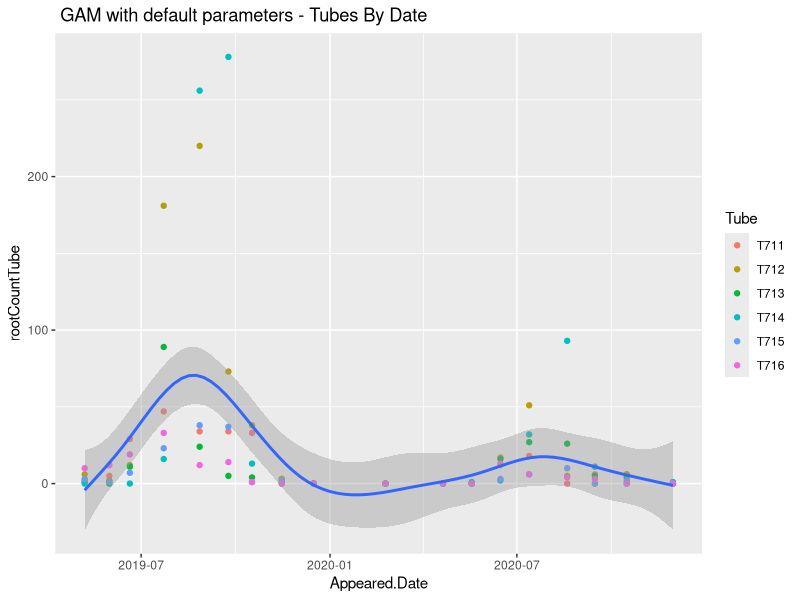
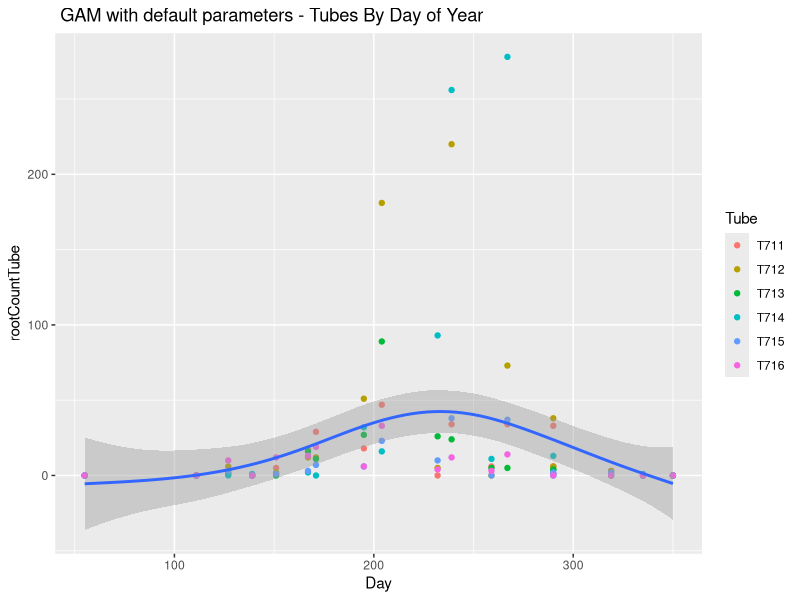
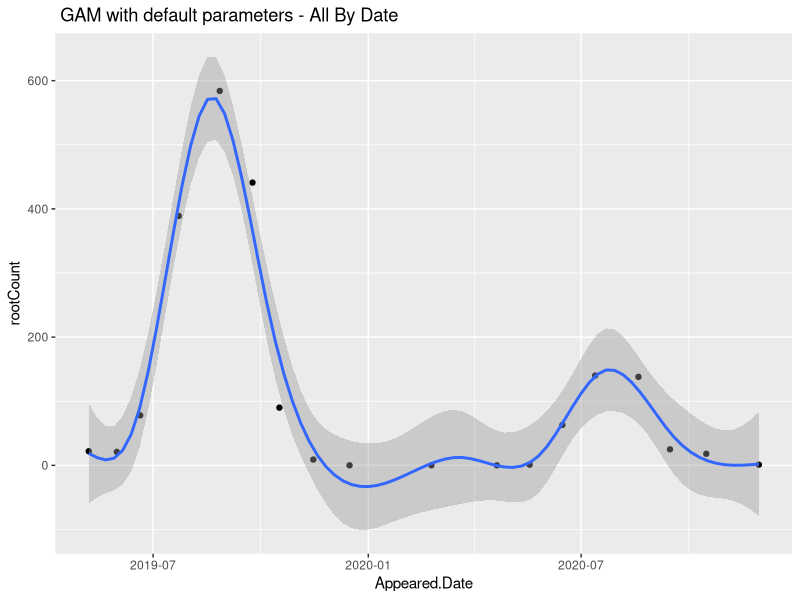
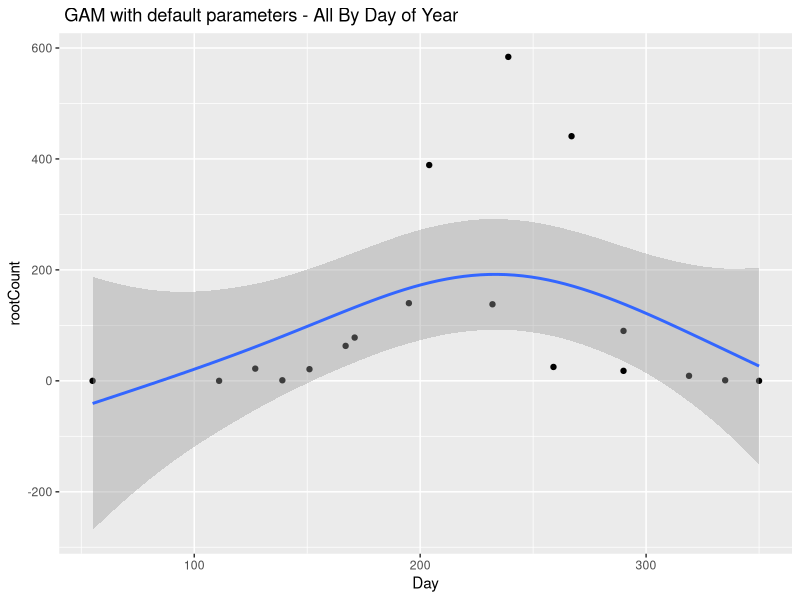

Reproduce these figures in R, in order.
#Script for Analysis of Root Growth 2019- 2020
# Goal explore GAM for modeling data
# Start:December 28, 2021
# Veta Bonnewell
# 2021-12-28:10-12am mostly R review - Morton time 1 hr -Set up project, start script review raw data types
# 2021-12-29  5-6:30 R review using Haley Wickam's online book- r4ds.had.co.nz  Morton 10pm -1 am read data, check values
# 2021-12-30  ?  review raw data with excel
# 2022-01-04  4:30-6:30
# 2022-01-05  7:00- 8:00   #code for finding RootID for same date, all instances of that Tube, RootID
# 2022-01-06  11:00-12:00  #code for finding RootID for same date in different windows for that date only
# 2022-01-13  11-3:00      #code to geom_smooth of New_RootsByDate, Window, Plots
#                            code to filter out data from observation 1
# 2022-01-20  10-1:30 Install git(remote repo), setup GitHub (origin repo), connect 
#               include setup commend in comments below for parts that may need to do when setup Windows PC
#               2-4  edit script
#                ? cannot commit, find email from github security violation PAT in comment        
#               10-1:30 email, script edit - remove PAT, compare span for Tube Residual Standard Error
#2022-01-26   3 pm - 5pm Review input parameters and output values from optim() for loess() and add comments
#                 optim() did not return an optimal value, for minimizing SSE
#                 plot with  span values 0.1-1.0 for loess() and confirm Residual Standard Error increases with span.
#2022-01-26   12-2pm try to create function for plots, long time n find how to print/write
#                 Add titles to plots, correct plot filename, title, order in docx, 
#                 review loess pages, conclude not useful for stats
#              (2 hrs my time) all bookmarks on desktop in separate docx
#              11pm-12 pm update google docs and email Luke
#2022-02-02    2 hrs listen to Gavin course and take notes ( not recorded as vol hours)
#               6-7pm  source for RootID check, not needed for analysis
#                8:30 -    remove all curves with loess plots and analysis to separate file.
#ToDo: Noam/Gavin courses for next step? or Fridley?
#  Add gam plot default function and use for gam plots
#  Commit
#  Add arg for varying gam plots to plotting function?
#

### Open issues for VB
###
###2022-01-13
###  1. Ask Luke about why no Jan again?
###
###  2. Ask Newton about RootID scheme, branches receive new id?
###      Use excel filter to examine number of entries for a root and values for all vars:
### 3. RootID+WindowId+Tube are unique,
###      i.e same Multiple RootID on same date in multiple windows does not mean same root
###     If root extends from one window to another will be counted as 2 roots
###        
###  3. Units: mm or mm*10??  
###
###  4. When plot TubeIDs by Window see 2 bands in some windows, branches? Not important just curious

###2022-01-20
###  1. Use git so can frequently save annotated intermediate code, IDE to see
###  2. Google docs can save version, less granular?
###  3. Should not compare Residual Standard Errors from different datasets
###      i.e only for different models on same data set
### End issues for VB
##
######Start Git/github setup
#### Future: Windows only
#library(installR)
#updateR()  # checks if current is latest, if not asks if want to update
#
#install.packages(usethis)
#library(usethis)
#use_git_config (user.name = "Veta Bonnewell", user.email = "vbonnewell@yahoo.com")
# in terminal, check results
#git config --global --list
#
# help on setting up default editor for git
#VB skip for now
# https://swcarpentry.github.io/git-novice/02-setup/
#usethis::git_default_branch_configure()
#
#  Get Personal Access Token for Rstudio to access GitHub repository
#  usethis::create_github_token()
#    Copy token  (send email to gmail with token to save)
#   gitcreds::gitcreds_set()
#   Paste token
#  On windows install/setup git, connect Rstudio, clone repository to PC
######End Git/github setup


library(tidyverse)
library(readr)
library(ggplot2)
counts_roots_data  <- read_csv("Data/QUBI-E_counts.csv", na=c("NA", "-", NA))# Converts "NA", "-" to NAs
#summary(counts_roots_data)
head(counts_roots_data)
#spec(counts_roots_data)

raw_roots_data  <- read_csv("Data/QUBI-E_raw.csv", na=c("NA", "-", NA),
                            col_types= cols(
                              Plot= col_character(),
                              Tube = col_character(),  
                              Window = col_factor( ordered=TRUE, include_na = TRUE), # "1" "2" "3" "4"
                              RootID = col_double(),      # 235 roots do not have RootID or data, i.e. NA, 
                              Appeared = col_double(),    # Observation number
                              Appeared.Date = col_date(), # "yyyy-mm-dd"
                              Died = col_double(),        # Observation number
                              Died.Date  = col_date(),    # "yyyy-mm-dd"
                              Initial.Status = col_factor(include_na = TRUE), #"LIVING"     "EMTIPS"     "NOROOTS"    "RHIZOMORPH"
                              Final.Status = col_factor(include_na = TRUE),   # "LIVING"     "EMTIPS"     "NOROOTS"    "RHIZOMORPH"
                                                                              #"DEAD"  "EMTIPSDEAD"      "DEAD CENSORED"   "RHIZOMORPH DEAD"
                              Lifespan = col_double(),    # Days?
                              Maximum.Length =  col_double(),  # mm? QU.counts has length / 10?
                              Maximum.Diameter = col_double(), # mm?
                              Year =col_factor(ordered=TRUE),                      # Year only of observation date
                              Month = col_factor(levels = c("2","3", "4", "5", "6",  "7",  "8",  "9", "10", "11", "12"),
                                                 ordered=TRUE, include_na = TRUE ),# Month only of observation date
                              Day = col_double())                                  # Day of year of observation date
)
############ Data Definitio
# Plot chr  
# Tube chr  -> integer/factor  - Multiple tubes per tree
# Window chr?  factor?          Up to 4 windows from 1-4 with increasing depth
# RootID chr  integer           Unique to tube/window
# Appeared (observation number) integer
# Appeared Date -  date first recorded
# Died  chr (observation number?)  need to add na=c("-", NA), cast to integer
# Died.Date date first missing - need to add na=c("-", NA), cast to date
# Initial.Status chr values = LIVING, NOROOTS
# Lifespan  days alive?
# Maximum.Length, mm?  initial length or mximimum length from all observations
# Maximum.Diameter, mm?   "
# Year - year appeared
# Month - month appeared 
# Day - day of year appeared

summarise(raw_roots_data,count=n(), rootCountNoNA=sum(!is.na(RootID)))

#Total count is 2851
summary(raw_roots_data)              #Check for NAs - Find 235 are rows with no RootID or data
summary(raw_roots_data$Month)        # Shows factor is ordered

#For additional viewing of structure of raw data use following script
# Note that sourcing the script does not send output to console.
# Need to open script and run from that tab to get output
# source("Scripts/Check-Raw-Data.R")
#IGNORE sourcing for now

# Depends on raw_roots_data being the data read from the raw data file
head(raw_roots_data)
spec(raw_roots_data)

#Find out the values for categorical variables, also available from Summary()
levels(raw_roots_data$Window)
levels(raw_roots_data$Initial.Status) 
levels(raw_roots_data$Final.Status)
levels(raw_roots_data$Year)
levels(raw_roots_data$Month)

#See that there are a large number of NAs, how many root are there really?
summarise(raw_roots_data,count=n(), rootCountNoNA=sum(!is.na(RootID)))

#Total count is 2851
summary(raw_roots_data)              #Check for NAs - Find 235 are rows with no RootID or data
summary(raw_roots_data$Month)        # Shows factor is ordered
#raw_roots_data %>%     #Test  summarise
#group_by(Appeared, Appeared.Date) %>%
#summary()
#summarise(count=n(), minimum_RootID= min(RootID,na.rm=TRUE), maximum_RootID= max(RootID,na.rm=TRUE))

# source("Scripts/RootID_Check.R", echo = TRUE) #Code which checked for duplicate RootIDs, result RootID unique to Plot/Tube/Window

################################################################################################################
# Create data for each observation date
# rootCountNA  - count of roots for observation with NO ROOTS rows deleted
# rootCount - excluding NAs  -USE THIS
# totalLengthmm - sum of (maximum) lengths of each root ? units mm or 10* mm?
# 

New_RootsByDate<- raw_roots_data %>%
  filter(Appeared > 1) %>%
  group_by(Appeared, Appeared.Date,Year, Month, Day) %>%  #These variables should have same value for each Observtion date
  summarise(rootCountNA=n(), rootCount=sum(!is.na(RootID)), 
            totalLengthmm = sum(Maximum.Length, na.rm=TRUE))

#Plot of counts per tube vs time (all windows combined)
New_RootsByTube_NoObs1<- raw_roots_data %>%
  filter(Appeared > 1) %>%
  group_by(Appeared, Appeared.Date,Year, Month, Day,Tube) %>%  
  summarise(rootCountTubeNA=n(), rootCountTube=sum(!is.na(RootID)), 
            totalLengthmm = sum(Maximum.Length, na.rm=TRUE))

summary(New_RootsByTube_NoObs1)  #Use to check data is as expected

# To increase number of samples, use counts per tube, and counts per window
# Plot of counts per window vs time (ALL tubes COMBINED)
#     Initially just ooking to see if curves are similar to that of all and by tube
#     TooDo?:Look to see if use window # as factor, see if pattern on new roots varies with depth
#     Did not do this analysis

New_RootsByWindow_NoObs1<- raw_roots_data %>%
  filter(Appeared > 1) %>%                                        # Remove first obs.
  group_by(Appeared, Appeared.Date,Year, Month, Day, Window) %>%  #These variables should have same value for each Observtion date
  summarise(rootCountWinNA=n(), rootCountWin=sum(!is.na(RootID)), 
            totalLengthmm = sum(Maximum.Length, na.rm=TRUE))

summary(New_RootsByWindow_NoObs1)  #Use to check data is as expected

## Code for curves with loess and variations in span parameter
#   source("Scripts/CurvesUsingLoess.R", echo = TRUE) 
#

#### Start Use GAM method for smoothing
#
# https://ggplot2.tidyverse.org/reference/geom_smooth.html
#   method = "gam", formula = y ~ s(x, bs = "cs")
#   basis functions (bs) are cubic plines (cs)

# By Tube
summary(New_RootsByTube_NoObs1)  #Use to check data is as expected

jpeg("Analysis/Images/GAM-New_roots_Entire_Interval-Tube")
ggplot(data=New_RootsByTube_NoObs1, mapping =aes(x =Appeared.Date,  y=rootCountTube)) +
  geom_point(mapping = aes(color=Tube )) +
  geom_smooth(method = "gam", formula = y ~ s(x, bs = "cs"))+
  ggtitle(" GAM with default parameters - Tubes By Date")
dev.off()

jpeg("Analysis/Images/GAM-New_roots_Annual_Tube")
ggplot(data=New_RootsByTube_NoObs1, mapping =aes(x =Day,  y=rootCountTube)) +
  geom_point(mapping = aes(color=Tube )) +
  geom_smooth(method = "gam", formula = y ~ s(x, bs = "cs")) +
  ggtitle(" GAM with default parameters - Tubes By Day of Year")
dev.off()

# By Date/Observation 

summary(New_RootsByDate)  #Use to check data is as expected

jpeg("Analysis/Images/GAM-New_roots_Entire_Interval")
New_RootsByDate_Nrows =nrow(New_RootsByDate)
ggplot(data=New_RootsByDate, mapping =aes(x =Appeared.Date,  y=rootCount)) +
  geom_point() +
  geom_smooth(method = "gam", formula = y ~ s(x, bs = "cs")) +
  ggtitle(" GAM with default parameters - All By Date")
dev.off()

jpeg("Analysis/Images/GAM-New_roots_Annual")
ggplot(data=New_RootsByDate, mapping =aes(x =Day,  y=rootCount)) +
  #geom_point(mapping = aes(color=Window )) +
  geom_point() +
  geom_smooth(method = "gam", formula = y ~ s(x, bs = "cs")) +
  ggtitle(" GAM with default parameters - All By Day of Year")
dev.off()
#### End initial GAM using bs = 'cs'



####### Ignore the following for now
# #####Recreate the "QUBI-E.counts" data
# New_Roots<- raw_roots_data %>%
#   group_by(Appeared, Appeared.Date,Year, Month, Day) %>%  #These variables should have same value for each Observtion date
#   summarise(rootCountNA=n(), rootCount=sum(!is.na(RootID)), 
#             totalLengthmm = sum(Maximum.Length, na.rm=TRUE))
# 
# ##DaysTotal is Days since Jan. 1, 2019, will need to be adjusted as each year is added
# #   Need DaysTotal to calculate days between last date of one year and first of next
# New_Roots<-rename(New_Roots, DayOfYear = Day)
# New_Roots <- New_Roots %>% #DaysTotal is Days since Jan. 1, 2019
#   mutate(DaysTotal=ifelse(Year == 2020, DayOfYear + 365, DayOfYear) #Future adapt for Leap Year
#          )
# 
# New_Roots <-New_Roots %>% 
#   ungroup() %>% #Have to ungroup for lag to work
#   mutate(DaysBetween = DaysTotal - lag(DaysTotal, default = first(DaysTotal)),
#          RootsPerDay = rootCount/DaysBetween)
# 
# New_Roots_Nrow <- nrow(New_Roots) 
# New_Roots <-New_Roots[2:New_Roots_Nrow,] %>%
#   group_by(Year)%>%
#   mutate(MaxRoots = max(rootCountNA))
# 
# print(New_Roots,n=20,width = Inf)
# # Note 222-01-013 that rootCount matches mroot.... for QUBI-E except row 6, 582 vs 584
# # Examined my QUBI-E_raw file with excel and see no obvious rows to omit
# # Perhaps different versions of raw data?
# 
